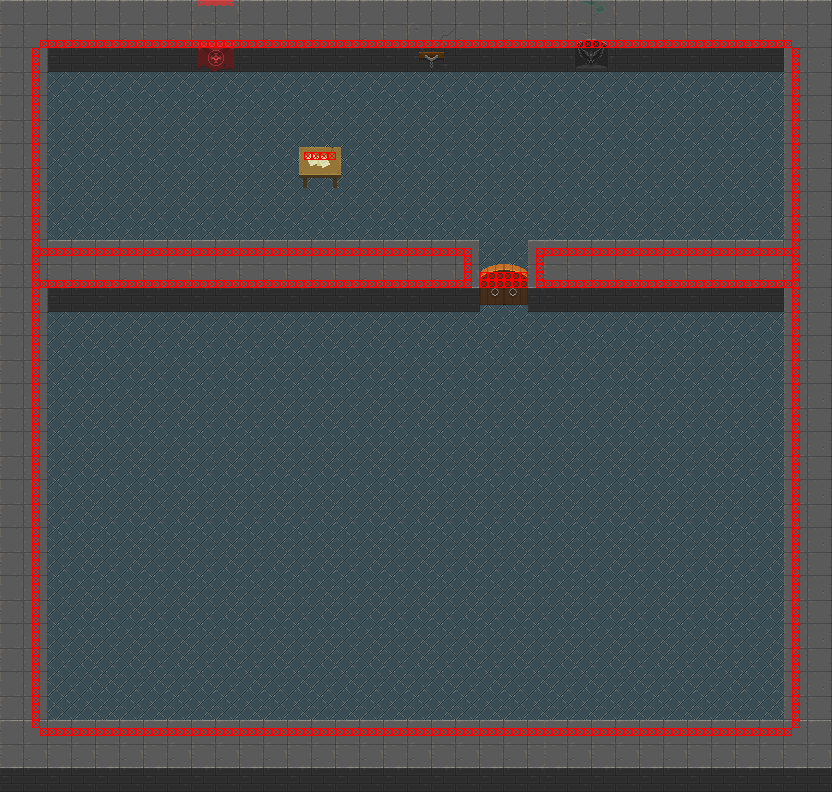

Tiled map render using the project's own tile images. Description and the map definition, with tile-layer contents summarised, below:
An orthogonal 104x99 tile map with 8x8 px tiles, 4 tile layers (layer_0, layer_1, layer_2, collision) and 4 objects (2x TEST, NPC-PLAYER, NPC-TEST).

<map version="1.0" orientation="orthogonal" renderorder="right-down" width="104" height="99" tilewidth="8" tileheight="8" nextobjectid="13">
 <tileset firstgid="1" name="spritesheet" tilewidth="8" tileheight="8" tilecount="8192">
  <image source="../spritesheet.bmp" trans="ff00ff" width="512" height="1024" />
 </tileset>
 <layer name="layer_0" width="104" height="99">
  <data>[10296 cells, 10296 non-empty, 270 distinct tile ids]</data>
 </layer>
 <layer name="layer_1" width="104" height="99">
  <data>[10296 cells, 72 non-empty, 72 distinct tile ids]</data>
 </layer>
 <layer name="layer_2" width="104" height="99">
  <data>[10296 cells, 0 non-empty, 0 distinct tile ids]</data>
 </layer>
 <layer name="collision" width="104" height="99">
  <data>[10296 cells, 552 non-empty, 1 distinct tile ids]</data>
 </layer>
 <objectgroup name="entities">
  <object id="7" type="TEST" x="288" y="136" width="64" height="40" />
  <object id="8" type="NPC-PLAYER" x="40" y="48" width="48" height="48">
   <properties>
    <property name="frames" value="npc_player" />
   </properties>
  </object>
  <object id="9" type="NPC-TEST" x="176" y="112" width="48" height="48">
   <properties>
    <property name="frames" value="npc_test" />
   </properties>
  </object>
  <object id="12" type="TEST" x="472" y="240" width="64" height="88" />
 </objectgroup>
</map>
